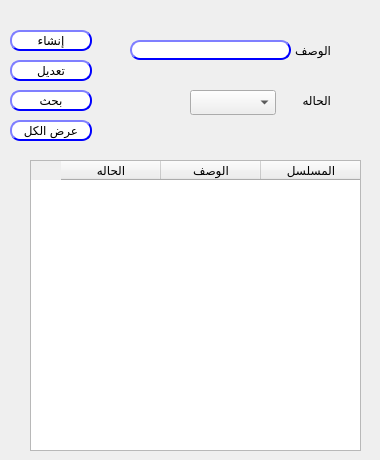
<?xml version="1.0" encoding="UTF-8"?>
<ui version="4.0">
 <class>Redeem_Type</class>
 <widget class="QDialog" name="Redeem_Type">
  <property name="geometry">
   <rect>
    <x>0</x>
    <y>0</y>
    <width>380</width>
    <height>460</height>
   </rect>
  </property>
  <property name="windowTitle">
   <string>نوع الإسترجاع</string>
  </property>
  <widget class="QLineEdit" name="LE_desc">
   <property name="geometry">
    <rect>
     <x>130</x>
     <y>40</y>
     <width>161</width>
     <height>20</height>
    </rect>
   </property>
   <property name="styleSheet">
    <string notr="true">QLineEdit{
                                        background-color: white;
                                        border-style: outset;
                                        border-width: 2px;
                                        border-radius: 10px;
                                        border-color: blue;
                                        min-width: 6em;
                                        }
                                        QLineEdit:hover {
                                        background: qradialgradient(
                                        cx: 0.3, cy: -0.4, fx: 0.3, fy: -0.4,
                                        radius: 1.35, stop: 0 #fff, stop: 1 #bbb
                                        );
                                        }
                                       QLineEdit:pressed {
                                        border-style: inset;
                                        background: qradialgradient(
                                        cx: 0.4, cy: -0.1, fx: 0.4, fy: -0.1,
                                        radius: 1.35, stop: 0 #fff, stop: 1 #ddd
                                        );
                                        }
                                    </string>
   </property>
  </widget>
  <widget class="QPushButton" name="BTN_createRedeemTp">
   <property name="geometry">
    <rect>
     <x>10</x>
     <y>30</y>
     <width>82</width>
     <height>21</height>
    </rect>
   </property>
   <property name="styleSheet">
    <string notr="true">QPushButton{
                                        background-color: white;
                                        border-style: outset;
                                        border-width: 2px;
                                        border-radius: 10px;
                                        border-color: blue;
                                        min-width: 6em;
                                        }
                                        QPushButton:hover {
                                        background: qradialgradient(
                                        cx: 0.3, cy: -0.4, fx: 0.3, fy: -0.4,
                                        radius: 1.35, stop: 0 #fff, stop: 1 #bbb
                                        );
                                        }
                                        QPushButton:pressed {
                                        border-style: inset;
                                        background: qradialgradient(
                                        cx: 0.4, cy: -0.1, fx: 0.4, fy: -0.1,
                                        radius: 1.35, stop: 0 #fff, stop: 1 #ddd
                                        );
                                        }
                                    </string>
   </property>
   <property name="text">
    <string>إنشاء</string>
   </property>
  </widget>
  <widget class="QPushButton" name="BTN_modifyRedeemTp">
   <property name="geometry">
    <rect>
     <x>10</x>
     <y>60</y>
     <width>82</width>
     <height>21</height>
    </rect>
   </property>
   <property name="styleSheet">
    <string notr="true">QPushButton{
                                        background-color: white;
                                        border-style: outset;
                                        border-width: 2px;
                                        border-radius: 10px;
                                        border-color: blue;
                                        min-width: 6em;
                                        }
                                        QPushButton:hover {
                                        background: qradialgradient(
                                        cx: 0.3, cy: -0.4, fx: 0.3, fy: -0.4,
                                        radius: 1.35, stop: 0 #fff, stop: 1 #bbb
                                        );
                                        }
                                        QPushButton:pressed {
                                        border-style: inset;
                                        background: qradialgradient(
                                        cx: 0.4, cy: -0.1, fx: 0.4, fy: -0.1,
                                        radius: 1.35, stop: 0 #fff, stop: 1 #ddd
                                        );
                                        }
                                    </string>
   </property>
   <property name="text">
    <string>تعديل</string>
   </property>
  </widget>
  <widget class="QLabel" name="label_15">
   <property name="geometry">
    <rect>
     <x>270</x>
     <y>90</y>
     <width>61</width>
     <height>20</height>
    </rect>
   </property>
   <property name="text">
    <string>الحاله</string>
   </property>
  </widget>
  <widget class="QTableWidget" name="Qtable_redeemTp">
   <property name="geometry">
    <rect>
     <x>30</x>
     <y>160</y>
     <width>331</width>
     <height>291</height>
    </rect>
   </property>
   <property name="layoutDirection">
    <enum>Qt::RightToLeft</enum>
   </property>
   <column>
    <property name="text">
     <string>المسلسل</string>
    </property>
   </column>
   <column>
    <property name="text">
     <string>الوصف</string>
    </property>
   </column>
   <column>
    <property name="text">
     <string>الحاله</string>
    </property>
   </column>
  </widget>
  <widget class="QLabel" name="label_14">
   <property name="geometry">
    <rect>
     <x>280</x>
     <y>40</y>
     <width>51</width>
     <height>20</height>
    </rect>
   </property>
   <property name="text">
    <string>الوصف</string>
   </property>
  </widget>
  <widget class="QComboBox" name="CMB_redeemType">
   <property name="geometry">
    <rect>
     <x>190</x>
     <y>90</y>
     <width>86</width>
     <height>25</height>
    </rect>
   </property>
  </widget>
  <widget class="QPushButton" name="BTN_searchRedeemTp">
   <property name="geometry">
    <rect>
     <x>10</x>
     <y>90</y>
     <width>82</width>
     <height>21</height>
    </rect>
   </property>
   <property name="styleSheet">
    <string notr="true">QPushButton{
                                        background-color: white;
                                        border-style: outset;
                                        border-width: 2px;
                                        border-radius: 10px;
                                        border-color: blue;
                                        min-width: 6em;
                                        }
                                        QPushButton:hover {
                                        background: qradialgradient(
                                        cx: 0.3, cy: -0.4, fx: 0.3, fy: -0.4,
                                        radius: 1.35, stop: 0 #fff, stop: 1 #bbb
                                        );
                                        }
                                        QPushButton:pressed {
                                        border-style: inset;
                                        background: qradialgradient(
                                        cx: 0.4, cy: -0.1, fx: 0.4, fy: -0.1,
                                        radius: 1.35, stop: 0 #fff, stop: 1 #ddd
                                        );
                                        }
                                    </string>
   </property>
   <property name="text">
    <string>بحث</string>
   </property>
  </widget>
  <widget class="QPushButton" name="BTN_searchRedeemTp_all">
   <property name="geometry">
    <rect>
     <x>10</x>
     <y>120</y>
     <width>82</width>
     <height>21</height>
    </rect>
   </property>
   <property name="styleSheet">
    <string notr="true">QPushButton{
                                        background-color: white;
                                        border-style: outset;
                                        border-width: 2px;
                                        border-radius: 10px;
                                        border-color: blue;
                                        min-width: 6em;
                                        }
                                        QPushButton:hover {
                                        background: qradialgradient(
                                        cx: 0.3, cy: -0.4, fx: 0.3, fy: -0.4,
                                        radius: 1.35, stop: 0 #fff, stop: 1 #bbb
                                        );
                                        }
                                        QPushButton:pressed {
                                        border-style: inset;
                                        background: qradialgradient(
                                        cx: 0.4, cy: -0.1, fx: 0.4, fy: -0.1,
                                        radius: 1.35, stop: 0 #fff, stop: 1 #ddd
                                        );
                                        }
                                    </string>
   </property>
   <property name="text">
    <string>عرض الكل</string>
   </property>
  </widget>
  <widget class="QLabel" name="LB_redeemTpId">
   <property name="enabled">
    <bool>false</bool>
   </property>
   <property name="geometry">
    <rect>
     <x>100</x>
     <y>30</y>
     <width>31</width>
     <height>20</height>
    </rect>
   </property>
   <property name="text">
    <string/>
   </property>
  </widget>
  <widget class="QLabel" name="LB_status">
   <property name="enabled">
    <bool>false</bool>
   </property>
   <property name="geometry">
    <rect>
     <x>120</x>
     <y>100</y>
     <width>31</width>
     <height>21</height>
    </rect>
   </property>
   <property name="text">
    <string/>
   </property>
  </widget>
 </widget>
 <resources/>
 <connections/>
</ui>
